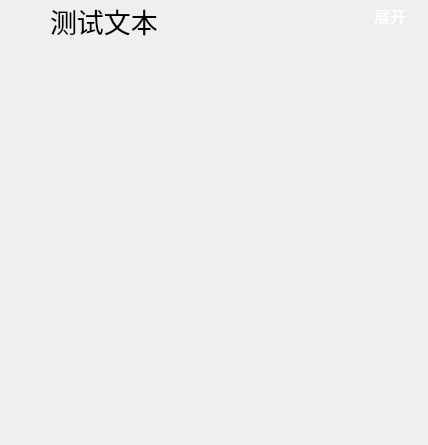
<?xml version="1.0" encoding="UTF-8"?>
<ui version="4.0">
    <class>Form</class>
    <widget class="QWidget" name="Form">
        <property name="geometry">
            <rect>
                <x>0</x>
                <y>0</y>
                <width>428</width>
                <height>445</height>
            </rect>
        </property>
        <property name="font">
            <font>
                <family>文鼎中隶</family>
            </font>
        </property>
        <property name="windowTitle">
            <string>Form</string>
        </property>
        <layout class="QVBoxLayout" name="verticalLayout">
            <property name="spacing">
                <number>0</number>
            </property>
            <property name="leftMargin">
                <number>0</number>
            </property>
            <property name="topMargin">
                <number>0</number>
            </property>
            <property name="rightMargin">
                <number>0</number>
            </property>
            <property name="bottomMargin">
                <number>0</number>
            </property>
            <item>
                <widget class="QWidget" name="title_widget" native="true">
                    <property name="autoFillBackground">
                        <bool>true</bool>
                    </property>
                    <layout class="QHBoxLayout" name="horizontalLayout">
                        <property name="spacing">
                            <number>0</number>
                        </property>
                        <property name="leftMargin">
                            <number>0</number>
                        </property>
                        <property name="topMargin">
                            <number>0</number>
                        </property>
                        <property name="rightMargin">
                            <number>0</number>
                        </property>
                        <property name="bottomMargin">
                            <number>0</number>
                        </property>
                        <item>
                            <widget class="QLabel" name="label_icon">
                                <property name="minimumSize">
                                    <size>
                                        <width>50</width>
                                        <height>0</height>
                                    </size>
                                </property>
                                <property name="maximumSize">
                                    <size>
                                        <width>50</width>
                                        <height>16777215</height>
                                    </size>
                                </property>
                                <property name="styleSheet">
                                    <string notr="true">padding: 10px;</string>
                                </property>
                                <property name="pixmap">
                                    <pixmap>../../../../static/svg/list.svg</pixmap>
                                </property>
                                <property name="alignment">
                                    <set>Qt::AlignRight|Qt::AlignTop|Qt::AlignTrailing</set>
                                </property>
                            </widget>
                        </item>
                        <item>
                            <widget class="NavigateLabel" name="label_title">
                                <property name="sizePolicy">
                                    <sizepolicy hsizetype="Expanding" vsizetype="Preferred">
                                        <horstretch>0</horstretch>
                                        <verstretch>0</verstretch>
                                    </sizepolicy>
                                </property>
                                <property name="font">
                                    <font>
                                        <family>文鼎中隶</family>
                                        <pointsize>20</pointsize>
                                    </font>
                                </property>
                                <property name="cursor">
                                    <cursorShape>PointingHandCursor</cursorShape>
                                </property>
                                <property name="text">
                                    <string>测试文本</string>
                                </property>
                            </widget>
                        </item>
                        <item>
                            <widget class="QLabel" name="label_switch">
                                <property name="font">
                                    <font>
                                        <family>文鼎中隶</family>
                                        <pointsize>12</pointsize>
                                    </font>
                                </property>
                                <property name="cursor">
                                    <cursorShape>PointingHandCursor</cursorShape>
                                </property>
                                <property name="styleSheet">
                                    <string notr="true">padding-bottom: 10px;</string>
                                </property>
                                <property name="text">
                                    <string>&lt;html&gt;&lt;head/&gt;&lt;body&gt;&lt;p&gt;&lt;a href=&quot;#open&quot;&gt;&lt;span
                                        style=&quot; text-decoration: none; color:white;&quot;&gt;展开&lt;/span&gt;&lt;/a&gt;&lt;/p&gt;&lt;/body&gt;&lt;/html&gt;
                                    </string>
                                </property>
                                <property name="alignment">
                                    <set>Qt::AlignBottom|Qt::AlignLeading|Qt::AlignLeft</set>
                                </property>
                            </widget>
                        </item>
                        <item>
                            <spacer name="horizontalSpacer">
                                <property name="orientation">
                                    <enum>Qt::Horizontal</enum>
                                </property>
                                <property name="sizeType">
                                    <enum>QSizePolicy::Fixed</enum>
                                </property>
                                <property name="sizeHint" stdset="0">
                                    <size>
                                        <width>13</width>
                                        <height>20</height>
                                    </size>
                                </property>
                            </spacer>
                        </item>
                    </layout>
                </widget>
            </item>
            <item>
                <layout class="QVBoxLayout" name="layout_menu">
                    <property name="spacing">
                        <number>0</number>
                    </property>
                    <property name="topMargin">
                        <number>0</number>
                    </property>
                </layout>
            </item>
            <item>
                <spacer name="verticalSpacer">
                    <property name="orientation">
                        <enum>Qt::Vertical</enum>
                    </property>
                    <property name="sizeHint" stdset="0">
                        <size>
                            <width>20</width>
                            <height>40</height>
                        </size>
                    </property>
                </spacer>
            </item>
        </layout>
    </widget>
    <customwidgets>
        <customwidget>
            <class>NavigateLabel</class>
            <extends>QLabel</extends>
            <header>ui.page_elements.NavigateMenu.NavigateField</header>
        </customwidget>
    </customwidgets>
    <resources/>
    <connections/>
</ui>
